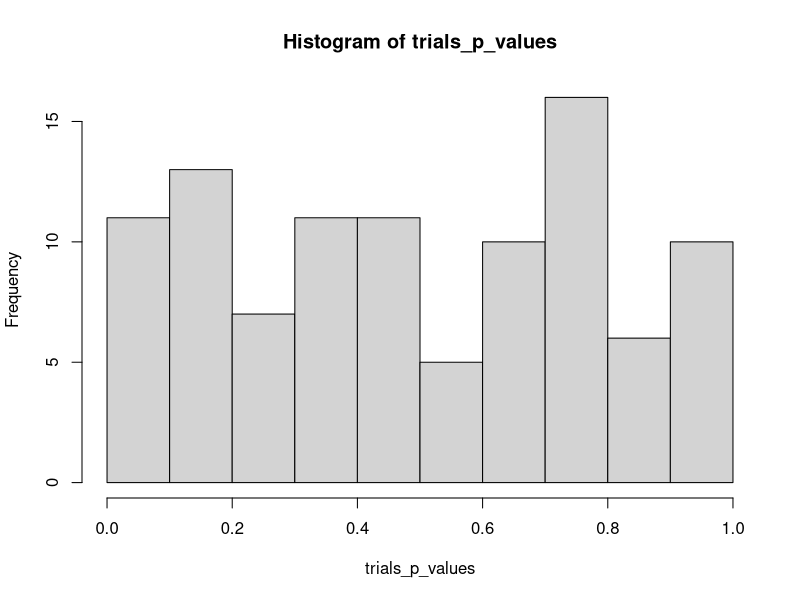
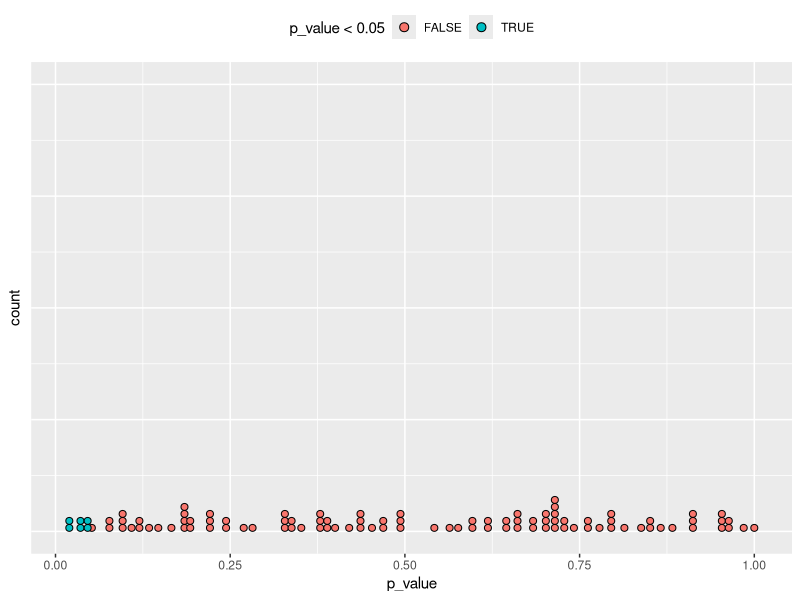

Generate these figures, in order, with R:
## ---- chunk 1
library(tidyverse)
## ---- chunk 2
squaring <- function(x) x^2

map(.x = 1:3, 
    .f = squaring)
## ---- chunk 3
simple_map <- function(x, f, ...) {
  out <- vector("list", length(x))
  for (i in seq_along(x)) {
    out[[i]] <- f(x[[i]], ...)
  }
  out
}
## ---- chunk 4
# map_chr() always returns a character vector
map_chr(mtcars, typeof)
# map_lgl() always returns a logical vector
map_lgl(iris, is.double)

# map_int() always returns a integer vector
n_unique <- function(x) length(unique(x))
map_int(mtcars, n_unique)


# map_dbl() always returns a double vector!
map_dbl(mtcars, mean)
## ---- chunk 5
map_dbl(mtcars, function(x) (3 * sum(x))^2 ) 
## ---- chunk 6

map_dbl(mtcars, ~ (3 * sum(.x))^2 )

## ---- chunk 7
as_mapper(~ (3 * sum(.x))^2 )
## ---- chunk 8
x <- map(1:3, ~ runif(2))
str(x)

## ---- chunk 9
x <- list(
  list(-1, x = 1, y = c(2), z = "a"),
  list(-2, x = 4, y = c(5, 6), z = "b"),
  list(-3, x = 8, y = c(9, 10, 11))
)

# Select by name
# for each element in x, index by name "x"
map_dbl(x, "x")


# Or by position
# for each element in x, index the first element
map_dbl(x, 1)

# Or by both
# for each element in x, index by name "y", and then index the first element.
map_dbl(x, list("y", 1))
## ---- chunk 10
# Unless you supply a .default value (argument for purrr::pluck)
map_chr(x, "z", .default = NA)
## ---- chunk 11
# or simply use map()
map(x, "z")
## ---- chunk 12
x <- list(1:5, c(NA, NA, 2, 10))

# We can do it this way.
# quick review: map() returns a list
map(x, ~mean(.x, na.rm = T))

# quick review: map_dbl() returns an atomic vec
map_dbl(x, ~mean(.x, na.rm = T))


## ---- chunk 13
map(x, mean, na.rm = T)
map_dbl(x, mean, na.rm = T)

## ---- chunk 14
map(x, ~mean(.x), na.rm = T)
## ---- chunk 15
map(1:3, function(x, y){x^2 + y}, y = 10000)
## ---- chunk 16
map(1:3, ~.x^2 + .y, .y = 10000)
## ---- chunk 17
map(1:3, .f =~ ..1^2 + ..2, ..2 = 10000)
## ---- chunk 18
my_func <- function(a, b) a + b
x <- rep(0, 5)

# evaluated for every f call
map_dbl(x, ~my_func(.x, runif(n = 1)) )


# evaluated only once!
map_dbl(x, my_func, runif(n = 1))


## ---- chunk 19
simple_map <- function(x, f, ...) {
  out <- vector("list", length(x))
  for (i in seq_along(x)) {
    out[[i]] <- f(x[[i]], ...)
  }
  out
}
## ---- chunk 20
my_func <- function(a, f){a + f}

map_dbl(1:3, my_func, f = 10)

## ---- chunk 21
as_mapper(2)
as_mapper("cool")
as_mapper(list(1, "nice"))
?as_mapper
as_mapper(runif)
as_mapper(mean)
as_mapper(head)
## ---- chunk 22
map(1:3, ~runif(2))
## ---- chunk 23
map(1:3, .f = function(x){runif(2)} )
## ---- chunk 24
map(1:3, runif(2))
## ---- chunk 25
map(1:3, runif(2,min = 2))
## ---- chunk 26
as_mapper(~runif(2))
as_mapper(runif(2))
## ---- chunk 27
map(iris[,1:4], sd)
## ---- chunk 28
(num_index <- map_lgl(iris, is.numeric))

map(iris[num_index], sd)
## ---- chunk 29
CO22 <- CO2 %>%
  mutate(across(where(is.character), as.factor))
## ---- chunk 30
(fac_index <- map_lgl(CO22, is.factor))
## ---- chunk 31

map(CO22[fac_index], levels) %>% 
  map(length)

# or smarterly we can do
map(CO22[fac_index], ~length(levels(.x)))

## ---- chunk 32
trials <- map(1:100, ~ t.test(rpois(10, 10), rpois(7, 10)))
## ---- chunk 33
trials_p_values <- trials %>% map_dbl("p.value")

hist(trials_p_values)

## ---- chunk 34
library(ggplot2)

df_trials <- tibble::tibble(p_value = map_dbl(trials, "p.value"))

df_trials %>%
  ggplot(aes(x = p_value, fill = p_value < 0.05)) +
  geom_dotplot(binwidth = .01) +  # geom_histogram() as alternative
  theme(
    axis.text.y = element_blank(),
    axis.ticks.y = element_blank(),
    legend.position = "top"
  )
## ---- chunk 35
x <- list(
  list(1, c(3, 9)),
  list(c(3, 6), 7, c(4, 7, 6))
)

triple <- function(x) x * 3
# map(x, map, .f = triple)



#> Error in .f(.x[[i]], ...): unused argument (function (.x, .f, ...)
#> {
#> .f <- as_mapper(.f, ...)
#> .Call(map_impl, environment(), ".x", ".f", "list")
#> })
## ---- chunk 36
map(.x = x, .f = map,  triple)

## ---- chunk 37
formulas <- list(
  mpg ~ disp,
  mpg ~ I(1 / disp),
  mpg ~ disp + wt,
  mpg ~ I(1 / disp) + wt
)
## ---- chunk 38
map(formulas,  ~lm(formula = .x, data = mtcars)  )
## ---- chunk 39
models <- map(formulas, lm, data = mtcars)
## ---- chunk 40
bootstrap <- function(df) {
  df[sample(nrow(df), replace = TRUE), , drop = FALSE]
}

bootstraps <- map(1:10, ~ bootstrap(mtcars))

## ---- chunk 41
fits_lsit <- map(bootstraps, .f = lm, formula = mpg~disp)
## ---- chunk 42
summaries_lsit <- map(fits_lsit, summary)
## ---- chunk 43
(r_sqr_lsit <- map(summaries_lsit, "r.squared"))
## ---- chunk 44
fits_lsit <- map(bootstraps, .f = lm, formula = mpg~disp)

bootstraps %>% map(.f = lm, formula = mpg ~ disp) %>%
  map(summary) %>%
  map_dbl("r.squared")

